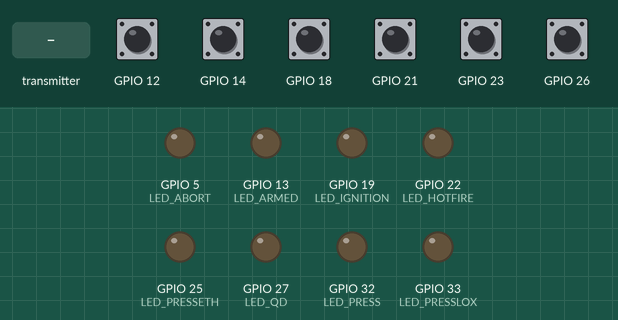
Recording of a sketch running on a simulated ESP32. Shown: output pins drawn as LEDs (lit = HIGH). Inputs (shaded band) come from the test bench; at power-on: GPIO 12, GPIO 14, GPIO 18, GPIO 21, GPIO 23, GPIO 26 HIGH. What the sketch prints to the serial monitor is not drawn.

Above: at 1.2 s.
1.3 s: GPIO 18 pulled LOW for 0.15 s
At 1.39 s:
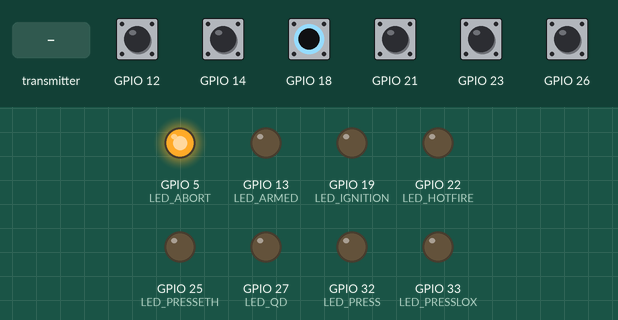
2.9 s: the transmitter starts sending messageTime = 0
Timing chart, 0 to 5.9 s (numbered marks = the images above; inputs shaded):
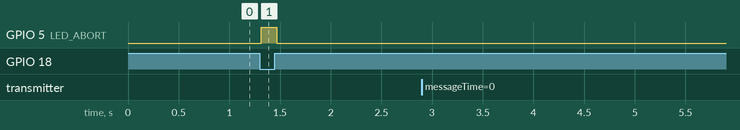

The sketch:

COMBoard_LE2.ino
```cpp
/*
This code runs on the COM ESP32 and has a couple of main tasks.
1. Receive sensor data from DAQ ESP32
2. Send servo commands to DAQ ESP32
*/

#include <esp_now.h>
#include <WiFi.h>
#include <Wire.h>
#include <Arduino.h>
#include "HX711.h"
#include <ezButton.h>
#include "avdweb_Switch.h"
#include "freertos/FreeRTOS.h"
#include "freertos/Task.h"

//IF YOU WANT TO DEBUG, SET THIS TO 1. IF NOT SET ZERO
int DEBUG = 0;

Switch SWITCH_ARMED = Switch(14);  //correct
Switch SWITCH_PRESS = Switch(12);  //correct
Switch SWITCH_QD = Switch(26);   //  correct
Switch SWITCH_IGNITION = Switch(21);
Switch SWITCH_HOTFIRE = Switch(23);
Switch SWITCH_ABORT = Switch(18);
#define LED_ARMED 13   //correct
#define LED_PRESSETH 25 //correct
#define LED_PRESSLOX 33 //corect
#define LED_PRESS 32 //correct
#define LED_QD 27 //correct
#define LED_IGNITION 19 //
#define LED_HOTFIRE 22  //correct
#define LED_ABORT 5

float pressTime = 0;

 String success;
String message;
 int commandedState;
int incomingByte = 0;
int incomingMessageTime;
 float incomingPT1 = 4; //PT errors when initialized to zero
float incomingPT2 = 4;
float incomingPT3 = 4;
float incomingPT4 = 4;
 float incomingPT5 = 4;
 float incomingLC1 = 4;
 float incomingLC2 = 4;
 float incomingLC3 = 4;
 float incomingTC1 = 4;
 float incomingTC2 = 4;
 float incomingCap1 = 0;
 float incomingCap2 = 0;
 bool pressComplete = false;
 bool ethComplete = false;
 bool oxComplete = false;
 short int queueSize = 0;

esp_now_peer_info_t peerInfo;

//TIMING VARIABLES
 int state;
int serialState;
 int manualState;
 int DAQState;
 int loopStartTime;
int sendDelay = 50;   //Measured in ms
enum STATES {IDLE, ARMED, PRESS, QD, IGNITION, HOTFIRE, ABORT};
//#define DEBUG_IDLE 90
//#define DEBUG_ARMED 91
//#define DEBUG_PRESS 92
//#define DEBUG_QD 93
//#define DEBUG_IGNITION 94
//#define DEBUG_HOTFIRE 95
//#define DEBUG_ABORT 96
double lastPrintTime = 0;
int debug_state = 0;

float currTime = 0;
float loopTime = 0;

float sendTime = 0;
float receiveTime = 0;

//ENSURE IP ADDRESS IS CORRECT FOR DEVICE IN USE!!!
//DAQ Breadboard {0x24, 0x62, 0xAB, 0xD2, 0x85, 0xDC}
//DAQ Protoboard {0x0C, 0xDC, 0x7E, 0xCB, 0x05, 0xC4}
//NON BUSTED DAQ {0x7C, 0x9E, 0xBD, 0xD8, 0xFC, 0x14}
// uint8_t broadcastAddress[] = {0x7C, 0x9E, 0xBD, 0xD8, 0xFC, 0x14}; //change to new Mac Address
// {0xC4, 0xDD, 0x57, 0x9E, 0x96, 0x34};
uint8_t broadcastAddress[] = {0xC8, 0xF0, 0x9E, 0x51, 0xEC, 0x94}; //Core board 2
//{0x30, 0xC6, 0xF7, 0x2A, 0x28, 0x04}

//Structure example to send data
//Must match the receiver structure
typedef struct struct_message {
     int messageTime;
     float pt1;
     float pt2;
     float pt3;
     float pt4;
     float pt5;
     float lc1;
     float lc2;
     float lc3;
     float tc1;
     float tc2;
     int commandedState;
     int DAQState;
     short int queueSize;
     bool pressComplete;
     bool ethComplete;
     bool oxComplete;
} struct_message;

// Create a struct_message called Readings to recieve sensor readings remotely
struct_message incomingReadings;

// Create a struct_message to send commands
struct_message Commands;


void setup() {
  // put your setup code here, to run once:
  Serial.begin(115200);
  Serial.println("Start of Setup");

  // setup LEDs and set to LOW
  pinMode(LED_ARMED, OUTPUT);
  pinMode(LED_PRESSETH, OUTPUT);
  pinMode(LED_PRESSLOX, OUTPUT);
  pinMode(LED_PRESS, OUTPUT);
  pinMode(LED_QD, OUTPUT);
  pinMode(LED_IGNITION, OUTPUT);
  pinMode(LED_HOTFIRE, OUTPUT);
  pinMode(LED_ABORT, OUTPUT);

  digitalWrite(LED_ARMED, LOW);
  digitalWrite(LED_PRESSETH, LOW);
  digitalWrite(LED_PRESSLOX, LOW);
  digitalWrite(LED_PRESS, LOW);
  digitalWrite(LED_QD, LOW);
  digitalWrite(LED_IGNITION, LOW);
  digitalWrite(LED_HOTFIRE, LOW);
  digitalWrite(LED_ABORT, LOW);


  while(SWITCH_ABORT.on()){digitalWrite(LED_ABORT, HIGH);}

  //set device as WiFi station
  WiFi.mode(WIFI_STA);

  //initialize ESP32
   if (esp_now_init() != ESP_OK) {
    Serial.println("Error initializing ESP-NOW");
    return;
  }

  esp_now_register_send_cb(OnDataSent);

  // Register peer
  memcpy(peerInfo.peer_addr, broadcastAddress, 6);
  peerInfo.channel = 0;
  peerInfo.encrypt = false;

  // Add peer
  if (esp_now_add_peer(&peerInfo) != ESP_OK){
 //   Serial.println("Failed to add peer");
    return;
  }


  // Register for a callback function that will be called when data is received
  esp_now_register_recv_cb(OnDataRecv);

  // Used for debugging
  // Serial.println(WiFi.macAddress());
  state = IDLE;
  serialState = IDLE;
}


void loop(){
    loopStartTime=millis();
    if (Serial.available() > 0) {
    // read the incoming byte:
    state = (int)Serial.parseInt();
  }
  // Serial.print("I received: ");
  SWITCH_ARMED.poll();
  SWITCH_PRESS.poll();
  SWITCH_QD.poll();
  SWITCH_IGNITION.poll();
  SWITCH_HOTFIRE.poll();
  SWITCH_ABORT.poll();
  if (DEBUG ==1) {
  Serial.print("COM State: ");
  Serial.print(state);
  Serial.print(";      DAQ State: ");
  Serial.println(DAQState);
  if(!SWITCH_PRESS.on() && !SWITCH_ARMED.on() && !SWITCH_ABORT.on() && !SWITCH_QD.on() && !SWITCH_IGNITION.on() && !SWITCH_HOTFIRE.on()) {serialState=IDLE;}
  }

  switch (state) {
//
// if (DEBUG ==1) {
//  Serial.println(state);
// }

  case (IDLE): //Includes polling
    idle();
    if (SWITCH_ABORT.on()) {serialState=ABORT;}
    if (SWITCH_ARMED.on()) {serialState=ARMED;}
    state = serialState;
    break;

  case (ARMED):
    dataSendCheck();
    if (DAQState == ARMED) {digitalWrite(LED_ARMED, HIGH);}
    if (SWITCH_ABORT.on()) {serialState=ABORT;}
    if (SWITCH_PRESS.on()) {serialState=PRESS;}
    if(!SWITCH_ARMED.on()) {serialState=IDLE;}

    state = serialState;
    break;

  case (PRESS):
   // press();
    if (SWITCH_ABORT.on()) {serialState=ABORT;}
    if (DAQState == PRESS) {digitalWrite(LED_PRESS, HIGH);}
    if (ethComplete) {digitalWrite(LED_PRESSETH, HIGH);}
    if (oxComplete) {digitalWrite(LED_PRESSLOX, HIGH);}
    if (!ethComplete) {digitalWrite(LED_PRESSETH, LOW);}
    if (!oxComplete) {digitalWrite(LED_PRESSLOX, LOW);}
    if (SWITCH_QD.on()) {serialState=QD;}  //add pressComplete && later
    //add return to idle functionality hyer
    dataSendCheck();
    state = serialState;
    if(!SWITCH_PRESS.on() && !SWITCH_ARMED.on()) {serialState=IDLE;}
    break;

  case (QD):
    //quick_disconnect();
    if (SWITCH_ABORT.on()) {serialState=ABORT;}
    if (DAQState == QD) {digitalWrite(LED_QD, HIGH);}
    if (SWITCH_IGNITION.on()) {serialState=IGNITION;}
    state = serialState;
    if(!SWITCH_QD.on() && !SWITCH_PRESS.on() && !SWITCH_ARMED.on()) {serialState=IDLE;}
    dataSendCheck();
    break;


  case (IGNITION):
    //ignition();
    if (SWITCH_ABORT.on()) {serialState=ABORT;}
    if (DAQState == IGNITION) {digitalWrite(LED_IGNITION, HIGH);}
    if (SWITCH_HOTFIRE.on()) {serialState=HOTFIRE;}
    if(!SWITCH_QD.on() && !SWITCH_PRESS.on() && !SWITCH_ARMED.on() && !SWITCH_IGNITION.on()) {serialState=IDLE;}
    dataSendCheck();
    state = serialState;
    break;

  case (HOTFIRE):
    // hotfire();

    if (SWITCH_ABORT.on()) {serialState=ABORT;}
    if (DAQState == HOTFIRE) {digitalWrite(LED_HOTFIRE, HIGH);}
    dataSendCheck();

    state = serialState;
    break;

  case (ABORT):
    if (DAQState == ABORT) {digitalWrite(LED_ABORT, HIGH);}
    digitalWrite(LED_ABORT, HIGH);
    digitalWrite(LED_IGNITION,LOW);
    digitalWrite(LED_QD, LOW);
    digitalWrite(LED_ARMED, LOW);
    digitalWrite(LED_PRESS, LOW);
    digitalWrite(LED_PRESSETH, LOW);
    digitalWrite(LED_PRESSLOX, LOW);
    digitalWrite(LED_HOTFIRE, LOW);
    state = ABORT;
    dataSendCheck();
    if(!SWITCH_QD.on() && !SWITCH_PRESS.on() && !SWITCH_ARMED.on() && !SWITCH_IGNITION.on() && !SWITCH_HOTFIRE.on() && !SWITCH_ABORT.on()) {serialState=IDLE;}
    state = serialState;
    break;

//  case (DEBUG):
//   // debug();
//    serialState=IDLE;
//    state = serialState;
//    debug();
//    break;
  }

  }

 void turnoffLEDs() {
    digitalWrite(LED_ARMED, LOW);
    digitalWrite(LED_PRESS, LOW);
    digitalWrite(LED_PRESSETH, LOW);
    digitalWrite(LED_PRESSLOX, LOW);
    digitalWrite(LED_QD, LOW);
    digitalWrite(LED_IGNITION, LOW);
    digitalWrite(LED_HOTFIRE, LOW);
    digitalWrite(LED_ABORT, LOW);
 }

void idle() {
  dataSendCheck();
  turnoffLEDs();
}


void dataSendCheck() {

    dataSend();

}

void dataSend() {
  // Set values to send
  Commands.commandedState = state;

  // Send message via ESP-NOW
  esp_err_t result = esp_now_send(broadcastAddress, (uint8_t *) &Commands, sizeof(Commands));
}

void OnDataRecv(const uint8_t * mac, const uint8_t *incomingData, int len) {
  memcpy(&incomingReadings, incomingData, sizeof(incomingReadings));
// Serial.print("Bytes received: ");
//  Serial.println(len);
  DAQState = incomingReadings.DAQState;
  incomingPT1 = incomingReadings.pt1; //LOX Tank PT
  incomingPT2 = incomingReadings.pt2; //LOX Injector PT
  incomingPT3 = incomingReadings.pt3; //ETH Tank PT
  incomingPT4 = incomingReadings.pt4; //ETH Injector PT
  incomingPT5 = incomingReadings.pt5; //COMBUSTION CHAMBER PT
  incomingLC1 = incomingReadings.lc1;
  incomingLC2 = incomingReadings.lc2;
  incomingLC3 = incomingReadings.lc3;
  incomingTC1 = incomingReadings.tc1; //Phenolic-Interface Thermocouple
  incomingTC2 = incomingReadings.tc2;
  pressComplete = incomingReadings.pressComplete;
  oxComplete = incomingReadings.oxComplete;
  ethComplete = incomingReadings.ethComplete;
  queueSize = incomingReadings.queueSize;
  receiveDataPrint();


}
void OnDataSent(const uint8_t *mac_addr, esp_now_send_status_t status) {
  // Serial.print("\r\nLast Packet Send Status:\t");
  // Serial.println(status == ESP_NOW_SEND_SUCCESS ? "Delivery Success" : "Delivery Fail");
  if (status ==0){
    success = "Delivery Success :)";
  }
  else{
    success = "Delivery Fail :(";
  }
}

void receiveDataPrint() {
  message = "";
  message.concat(millis());
  message.concat(" ");
  message.concat(incomingPT1);
  message.concat(" ");
  message.concat(incomingPT2);
  message.concat(" ");
  message.concat(incomingPT3);
  message.concat(" ");
  message.concat(incomingPT4);
  message.concat(" ");
  message.concat(incomingPT5);
  message.concat(" ");
  message.concat(incomingLC1);
  message.concat(" ");
  message.concat(incomingLC2);
  message.concat(" ");
  message.concat(incomingLC3);
  message.concat(" ");
  message.concat(incomingTC1);
  message.concat(" ");
  message.concat(incomingTC2);
  message.concat(" ");
  // message.concat(incomingCap1);
  // message.concat(" ");
  // message.concat(incomingCap2);
  // message.concat(" ");
  message.concat(Commands.commandedState);
  message.concat(" ");
  message.concat(DAQState);
  message.concat(" ");
  message.concat(queueSize);

  Serial.println(message);
}
```

avdweb_Switch.cpp
```cpp
// (licence header left out)
#include "Arduino.h"
#include "avdweb_Switch.h"

switchCallback_t Switch::_beepAllCallback = nullptr; // definition static function pointer with typedef
void* Switch::_beepAllCallbackParam = nullptr;

Switch::Switch(byte _pin, byte PinMode, bool polarity, unsigned long debouncePeriod, unsigned long longPressPeriod, unsigned long doubleClickPeriod, unsigned long deglitchPeriod):
deglitchPeriod(deglitchPeriod), debouncePeriod(debouncePeriod), longPressPeriod(longPressPeriod), doubleClickPeriod(doubleClickPeriod), pin(_pin), polarity(polarity)
{ pinMode(pin, PinMode);
  switchedTime = millis();
  debounced = digitalRead(pin);
  singleClickDisable = true;
  poll();
}

bool Switch::poll()
{ input = digitalRead(pin);
  ms = millis();
  return process();
}

bool Switch::process()
{ deglitch();
  debounce();
  calcSingleClick();
  calcDoubleClick();
  calcLongPress();
  if(switched())
  { switchedTime = ms; //stores last times for future rounds
    if(pushed())
    { if(_beepAllCallback) _beepAllCallback(_beepAllCallbackParam);
      pushedTime = ms;
    } else { releasedTime = ms;
    }
  }
  triggerCallbacks();
  return _switched;
}

void inline Switch::deglitch()
{ if(input == lastInput) equal = 1;
  else
  { equal = 0;
    deglitchTime = ms;
  }
  if(equal && ((ms - deglitchTime) > deglitchPeriod)) // max 50ms, disable deglitch: 0ms
  { deglitched = input;
    deglitchTime = ms;
  }
  lastInput = input;
}

void inline Switch::debounce()
{ _switched = 0;
  if((deglitched != debounced) && ((ms - switchedTime) > debouncePeriod))
  { debounced = deglitched;
    _switched = 1;
  }
}

void inline Switch::calcSingleClick()
{ _singleClick = false;
  if(pushed())
  { if((ms - pushedTime) >= doubleClickPeriod)
    { singleClickDisable = false; //resets when pushed not in second click of doubleclick
    } else { singleClickDisable = true; //silence single click in second cl. doublecl.
    }
  }
  if(!singleClickDisable)
  { _singleClick = !switched() && !on() && ((releasedTime - pushedTime) <= longPressPeriod) && ((ms - pushedTime) >= doubleClickPeriod); // true just one time between polls
    singleClickDisable = _singleClick; // will be reset at next push
  }
}

void inline Switch::calcDoubleClick()
{ _doubleClick = pushed() && ((ms - pushedTime) < doubleClickPeriod);
}

void inline Switch::calcLongPress()
{ _longPress = false;
  if(released()) longPressDisable = false; //resets when released
  if(!longPressDisable)
  { _longPress = !switched() && on() && ((ms - pushedTime) > longPressPeriod); // true just one time between polls
    longPressDisable = _longPress; // will be reset at next release
  }
}

bool Switch::switched()
{ return _switched;
}

bool Switch::on()
{ return !(debounced^polarity);
}

bool Switch::pushed()
{ return _switched && !(debounced^polarity);
}

bool Switch::released()
{ return _switched && (debounced^polarity);
}

bool Switch::longPress()
{ return _longPress;
}

bool Switch::doubleClick()
{ return _doubleClick;
}

bool Switch::singleClick()
{ return _singleClick;
}

void Switch::triggerCallbacks()
{ if(_pushedCallback && pushed())
  { _pushedCallback(_pushedCallbackParam);
  }
    else if(_releasedCallback && released())
  { _releasedCallback(_releasedCallbackParam);
  }

  if(_longPressCallback && longPress())
  { _longPressCallback(_longPressCallbackParam);
  }

  if(_doubleClickCallback && doubleClick())
  { _doubleClickCallback(_doubleClickCallbackParam);
  }

  if(_singleClickCallback && singleClick())
  { _singleClickCallback(_singleClickCallbackParam);
  }
}

void Switch::setPushedCallback(switchCallback_t cb, void* param)
{ _pushedCallback = cb; // Store the "pushed" callback function
  _pushedCallbackParam = param;
}

void Switch::setReleasedCallback(switchCallback_t cb, void* param)
{ _releasedCallback = cb; // Store the "released" callback function
  _releasedCallbackParam = param;
}

void Switch::setLongPressCallback(switchCallback_t cb, void* param)
{ _longPressCallback = cb; // Store the "long press" callback function
  _longPressCallbackParam = param;
}

void Switch::setDoubleClickCallback(switchCallback_t cb, void* param)
{ _doubleClickCallback = cb; // Store the "double click" callback function
  _doubleClickCallbackParam = param;
}

void Switch::setSingleClickCallback(switchCallback_t cb, void* param)
{ _singleClickCallback = cb; // Store the "double click" callback function
  _singleClickCallbackParam = param;
}

//void Switch::setBeepAllCallback(void(*cb)(void*), void* param) static function pointer without typedef
void Switch::setBeepAllCallback(switchCallback_t cb, void* param) // with static function pointer without typedef
{ _beepAllCallback = cb; // Store the "beep" callback function
  _beepAllCallbackParam = param;
}
```

avdweb_Switch.h
```cpp
// (licence header left out)
#ifndef AVDWEB_SWITCH_H
#define AVDWEB_SWITCH_H

typedef void (*switchCallback_t)(void*);

class Switch
{
public:
  Switch(byte _pin, byte PinMode=INPUT_PULLUP, bool polarity=LOW, unsigned long debouncePeriod=50, unsigned long longPressPeriod=300, unsigned long doubleClickPeriod=250, unsigned long deglitchPeriod=10);
  bool poll(); // Returns 1 if switched
  bool switched(); // will be refreshed by poll()
  bool on();
  bool pushed(); // will be refreshed by poll()
  bool released(); // will be refreshed by poll()
  bool longPress(); // will be refreshed by poll()
  bool doubleClick(); // will be refreshed by poll()
  bool singleClick(); // will be refreshed by poll()

  // Set methods for event callbacks
  void setPushedCallback(switchCallback_t cb, void* param = nullptr);
  void setReleasedCallback(switchCallback_t cb, void* param = nullptr);
  void setLongPressCallback(switchCallback_t cb, void* param = nullptr);
  void setDoubleClickCallback(switchCallback_t cb, void* param = nullptr);
  void setSingleClickCallback(switchCallback_t cb, void* param = nullptr);
  void setBeepAllCallback(switchCallback_t cb, void* param = nullptr);

  unsigned long deglitchPeriod, debouncePeriod, longPressPeriod, doubleClickPeriod;

  protected:
  bool process(); // not inline, used in child class
  void inline deglitch();
  void inline debounce();
  void inline calcLongPress();
  void inline calcDoubleClick();
  void inline calcSingleClick();
  void triggerCallbacks();

  unsigned long deglitchTime, switchedTime, pushedTime, releasedTime, ms;
  const byte pin;
  const bool polarity;
  bool input, lastInput, equal, deglitched, debounced, _switched, _longPress, longPressDisable, _doubleClick, _singleClick, singleClickDisable;

  // Event callbacks
  switchCallback_t _pushedCallback = nullptr;
  switchCallback_t _releasedCallback = nullptr;
  switchCallback_t _longPressCallback = nullptr;
  switchCallback_t _doubleClickCallback = nullptr;
  switchCallback_t _singleClickCallback = nullptr;
  static switchCallback_t _beepAllCallback; // static function pointer, can be used by all objects
  //static switchCallback_t _beepAllCallback = nullptr; // gives error with SAMD21
  //static void(*_beepAllCallback)(void*) = nullptr; // static function pointer without typedef

  void* _pushedCallbackParam = nullptr;
  void* _releasedCallbackParam = nullptr;
  void* _longPressCallbackParam = nullptr;
  void* _doubleClickCallbackParam = nullptr;
  void* _singleClickCallbackParam = nullptr;
  static void* _beepAllCallbackParam; // can be used by all objects
  //static void* _beepAllCallbackParam = nullptr; // gives error with SAMD21
};
#endif
```

Measured:
- after the input at 1.3 s, GPIO 5 (LED_ABORT): LOW → HIGH at once, → LOW 0.15 s later
- after the input at 2.9 s, every drawn part: stays the same
